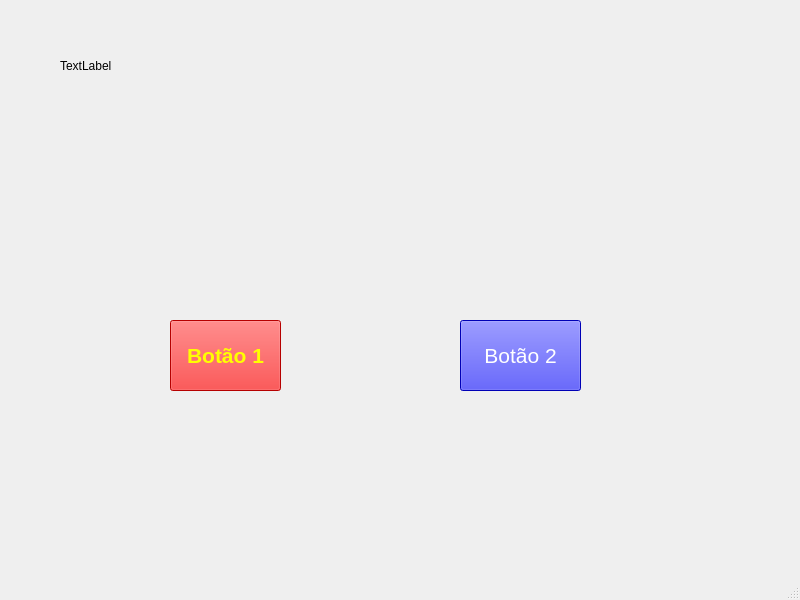
<?xml version="1.0" encoding="UTF-8"?>
<ui version="4.0">
 <class>MainWindow</class>
 <widget class="QMainWindow" name="MainWindow">
  <property name="geometry">
   <rect>
    <x>0</x>
    <y>0</y>
    <width>800</width>
    <height>600</height>
   </rect>
  </property>
  <property name="windowTitle">
   <string>MainWindow</string>
  </property>
  <widget class="QWidget" name="centralwidget">
   <widget class="QPushButton" name="botao_1">
    <property name="geometry">
     <rect>
      <x>170</x>
      <y>320</y>
      <width>111</width>
      <height>71</height>
     </rect>
    </property>
    <property name="font">
     <font>
      <pointsize>16</pointsize>
      <weight>75</weight>
      <bold>true</bold>
     </font>
    </property>
    <property name="styleSheet">
     <string notr="true">background-color: rgb(255, 0, 0);
color: rgb(255, 255, 0);</string>
    </property>
    <property name="text">
     <string>Botão 1</string>
    </property>
   </widget>
   <widget class="QPushButton" name="botao_2">
    <property name="geometry">
     <rect>
      <x>460</x>
      <y>320</y>
      <width>121</width>
      <height>71</height>
     </rect>
    </property>
    <property name="font">
     <font>
      <pointsize>16</pointsize>
     </font>
    </property>
    <property name="styleSheet">
     <string notr="true">background-color: rgb(0, 0, 255);
color: rgb(255, 255, 255);</string>
    </property>
    <property name="text">
     <string>Botão 2</string>
    </property>
   </widget>
   <widget class="QLabel" name="label">
    <property name="geometry">
     <rect>
      <x>60</x>
      <y>40</y>
      <width>131</width>
      <height>51</height>
     </rect>
    </property>
    <property name="text">
     <string>TextLabel</string>
    </property>
   </widget>
  </widget>
  <widget class="QMenuBar" name="menubar">
   <property name="geometry">
    <rect>
     <x>0</x>
     <y>0</y>
     <width>800</width>
     <height>26</height>
    </rect>
   </property>
  </widget>
  <widget class="QStatusBar" name="statusbar"/>
 </widget>
 <resources/>
 <connections/>
</ui>
